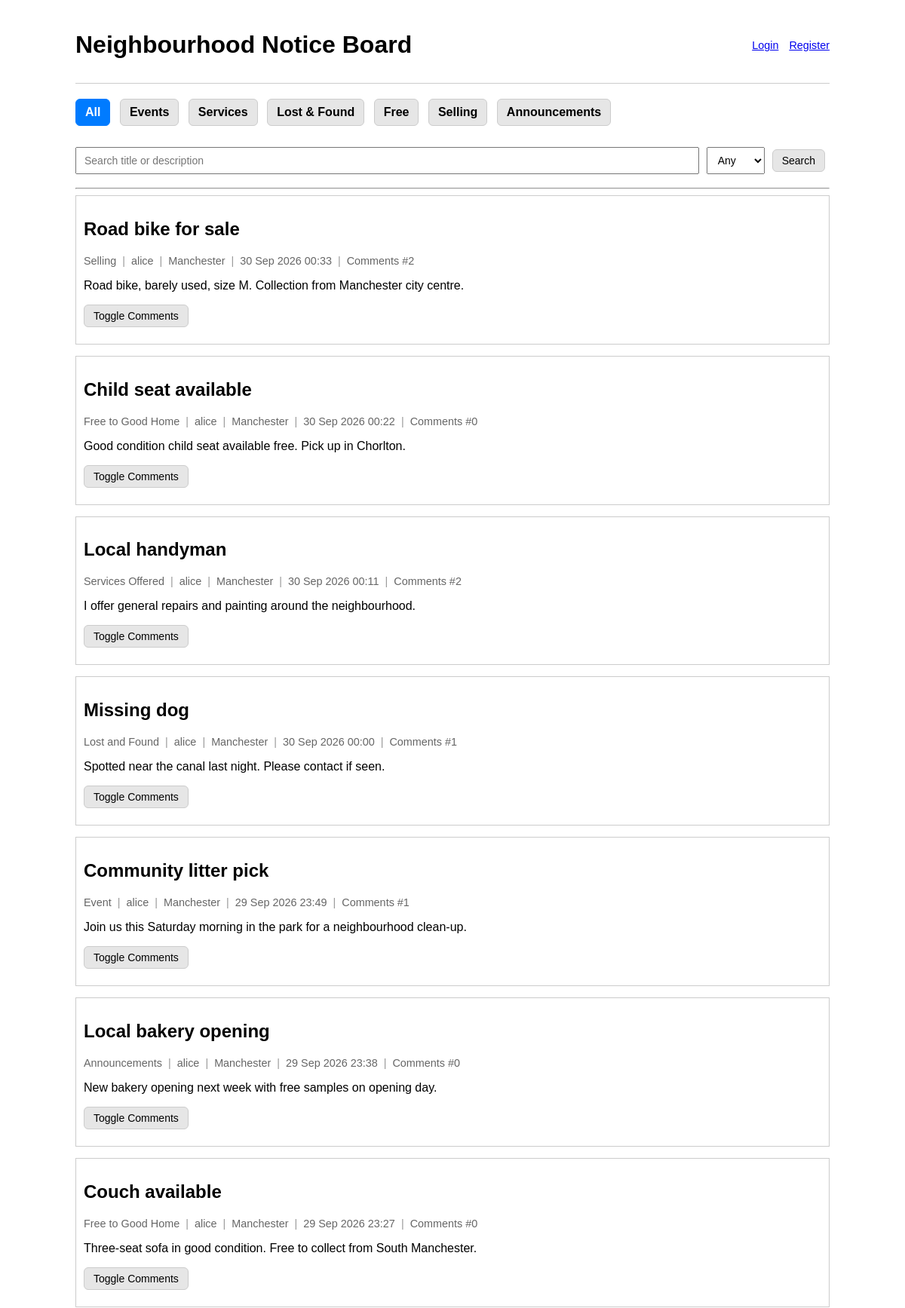
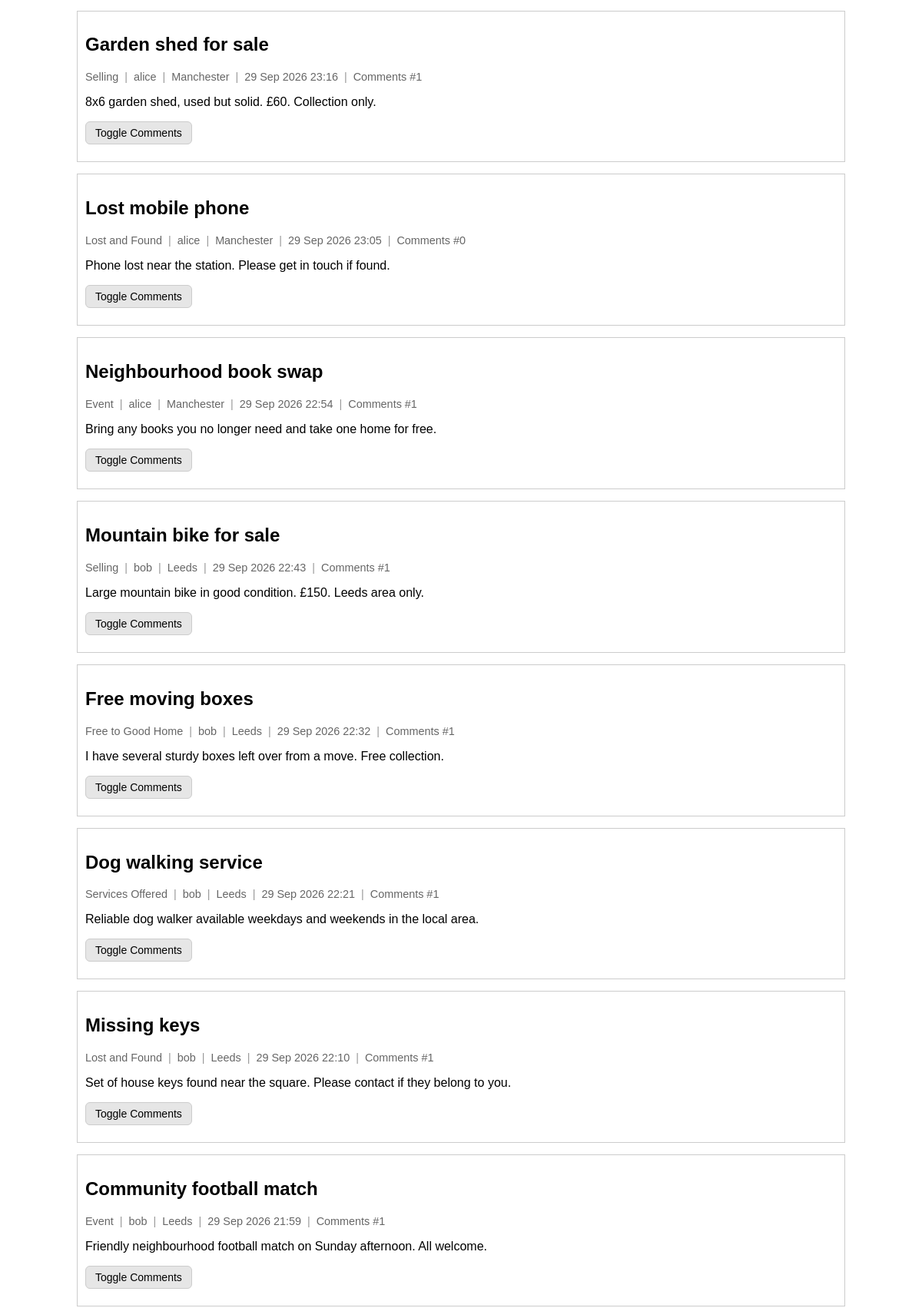
The page / (upper part) on the database its author committed (2 pictures, top to bottom).
### models/models.py (models this page shows)
class Post(db.Model):
    id = db.Column(db.Integer, primary_key=True)
    title = db.Column(
        db.String(200),
        nullable=False
    )
    body = db.Column(
        db.Text,
        nullable=False
    )
    category = db.Column(
        db.String(50),
        nullable=False
    )
    location = db.Column(
        db.String(120),
        nullable=False,
        default="Unknown"
    )
    visibility = db.Column(
        db.String(20),
        nullable=False,
        default="public"
    )
    comments_enabled = db.Column(
        db.Boolean,
        nullable=False,
        default=False
    )
    created_at = db.Column(
        db.DateTime,
        default=datetime.utcnow
    )
    author_id = db.Column(
        db.Integer,
        db.ForeignKey("user.id"),
        nullable=False
    )
    picks = db.relationship(
        "PostPick",
        backref="post",
        lazy=True,
        cascade="all, delete-orphan"
    )
    comments = db.relationship(
        "Comment",
        backref="post",
        lazy=True,
        cascade="all, delete-orphan"
    )

class User(UserMixin, db.Model):
    id = db.Column(db.Integer, primary_key=True)
    username = db.Column(
        db.String(80),
        unique=True,
        nullable=False
    )
    password_hash = db.Column(
        db.String(255),
        nullable=False
    )
    default_location = db.Column(
        db.String(120),
        nullable=False,
        default="Unknown"
    )
    created_at = db.Column(
        db.DateTime,
        default=datetime.utcnow,
        nullable=False
    )
    last_login = db.Column(
        db.DateTime,
        nullable=True
    )
    security_question = db.Column(
        db.String(255),
        nullable=False
    )
    security_answer_hash = db.Column(
        db.String(255),
        nullable=False
    )
    posts = db.relationship(
        "Post",
        backref="author",
        lazy=True
    )
    picked_posts = db.relationship(
        "PostPick",
        backref="user",
        lazy=True,
        cascade="all, delete-orphan"
    )
    comments = db.relationship(
        "Comment",
        backref="author",
        lazy=True,
        cascade="all, delete-orphan"
    )

### app.py (the view, shortened to what this page needs)
@app.route("/")
def home():
    selected_category = request.args.get("category")
    picked_filter = request.args.get("picked")
    search_text = request.args.get("search", "").strip()
    distance = request.args.get("distance", "Any")
    query = Post.query
    if selected_category:
        query = query.filter(Post.category == selected_category)
    posts = query.order_by(Post.created_at.desc()).all()
    if current_user.is_authenticated and distance != "Any":
        user_loc = current_user.default_location
        posts = [
            post for post in posts
            if post_is_within_distance(post.location, user_loc, distance)
        ]
    picked_post_ids = []
    if current_user.is_authenticated:
        picked_post_ids = [p.post_id for p in current_user.picked_posts]
    return render_template(
        "index.html",
        posts=posts,
        selected_category=selected_category,
        picked_filter=bool(picked_filter == "1"),
        picked_post_ids=picked_post_ids,
        search_text=search_text,
        distance=distance
    )

### templates/index.html (shortened to what this page needs)
{% extends "base.html" %}
{% block content %}
<div class="menu">
    <a href="/" class="{% if not selected_category and not picked_filter %}active{% endif %}">All</a>
    <a href="/?category=Event" class="{% if selected_category == 'Event' %}active{% endif %}">Events</a>
    <a href="/?category=Services Offered" class="{% if selected_category == 'Services Offered' %}active{% endif %}">Services</a>
    <a href="/?category=Lost and Found" class="{% if selected_category == 'Lost and Found' %}active{% endif %}">Lost & Found</a>
    <a href="/?category=Free to Good Home" class="{% if selected_category == 'Free to Good Home' %}active{% endif %}">Free</a>
    <a href="/?category=Selling" class="{% if selected_category == 'Selling' %}active{% endif %}">Selling</a>
    <a href="/?category=Announcements" class="{% if selected_category == 'Announcements' %}active{% endif %}">Announcements</a>
</div>
<form method="get" class="search-bar">
    <input
        type="text"
        name="search"
        value="{{ search_text }}"
        placeholder="Search title or description"
    >
    <select name="distance">
        <option value="Any" {% if distance == 'Any' %}selected{% endif %}>Any</option>
    </select>
    <button type="submit" class="post-button">Search</button>
</form>
<hr>
{% for post in posts %}
    <div class="post">
        <h2>{{ post.title }}</h2>
        <div class="post-meta">
            <span>{{ post.category }}</span>
            <span class="meta-separator">|</span>
            <span>{{ post.author.username }}</span>
            <span class="meta-separator">|</span>
            <span>{{ post.location }}</span>
            <span class="meta-separator">|</span>
            <span>{{ post.created_at.strftime('%d %b %Y %H:%M') }}</span>
            <span class="meta-separator">|</span>
            <span>Comments #{{ post.comments|length }}</span>
        </div>
        <p>{{ post.body }}</p>
        <div class="post-actions">
            <button
                type="button"
                class="post-button"
                onclick="toggleComments({{ post.id }})"
            >
                Toggle Comments
            </button>
        </div>
    </div>
{% endfor %}
{% endblock %}

### templates/base.html (shortened to what this page needs)
<!DOCTYPE html>
<html>
<head>
</head>
<body>
    <div class="topbar">
        <h1>Neighbourhood Notice Board</h1>
        <div class="user-info">
            {% if current_user.is_authenticated %}
                Logged in as <strong>{{ current_user.username }}</strong>
                <a href="{{ url_for('create_post') }}">New Post</a>
                <a href="{{ url_for('account') }}">My Account</a>
                <a href="{{ url_for('logout') }}">Logout</a>
            {% else %}
                <a href="{{ url_for('login') }}">Login</a>
                <a href="{{ url_for('register') }}">Register</a>
            {% endif %}
        </div>
    </div>
    {% block content %}
    {% endblock %}
</body>
</html>

### templates/base.html (style rules this page uses)
body { font-family: Arial, sans-serif; max-width: 1000px; margin: auto; padding: 20px; }
.topbar { display: flex; justify-content: space-between; align-items: center; margin-bottom: 20px; padding-bottom: 10px; border-bottom: 1px solid #ccc; }
.menu { margin-bottom: 20px; }
.menu a { display: inline-block; padding: 8px 12px; margin-right: 8px; margin-bottom: 8px; background: #e6e6e6; border: 1px solid #ccc; border-radius: 6px; text-decoration: none; color: black; font-weight: bold; transition: all 0.2s ease; }
.menu a.active { background: #007bff; border-color: #007bff; color: white; }
.post { border: 1px solid #ccc; margin-bottom: 15px; padding: 10px; }
.post-button { display: inline-block; box-sizing: border-box; padding: 6px 12px; margin-right: 6px; background: #e6e6e6; border: 1px solid #ccc; border-radius: 6px; text-decoration: none; color: black; font-family: Arial, sans-serif; font-size: 14px; line-height: normal; cursor: pointer; vertical-align: middle; appearance: none; -webkit-appearance: none; }
.user-info { font-size: 0.9em; }
.user-info a { margin-left: 10px; }
.post-meta { display: flex; flex-wrap: wrap; align-items: center; gap: 8px; font-size: 0.9em; color: #666; margin-bottom: 10px; }
.meta-separator { color: #999; }
.post-actions { display: flex; flex-wrap: wrap; align-items: center; gap: 10px; margin-top: 12px; margin-bottom: 12px; }
.search-bar { display: flex; gap: 10px; align-items: center; margin: 12px 0 18px 0; }
.search-bar input, .search-bar select { padding: 8px 10px; font-size: 14px; }
.search-bar input { flex: 1; }

### rows shown on the page
Post: title "Road bike for sale", category "Selling", author.username "alice", location "Manchester", created_at "30 Sep 2026 00:33", comments|length "2", body "Road bike, barely used, size M. Collection from Manchester city centre."
Post: title "Child seat available", category "Free to Good Home", author.username "alice", location "Manchester", created_at "30 Sep 2026 00:22", comments|length "0", body "Good condition child seat available free. Pick up in Chorlton."
Post: title "Local handyman", category "Services Offered", author.username "alice", location "Manchester", created_at "30 Sep 2026 00:11", comments|length "2", body "I offer general repairs and painting around the neighbourhood."
Post: title "Missing dog", category "Lost and Found", author.username "alice", location "Manchester", created_at "30 Sep 2026 00:00", comments|length "1", body "Spotted near the canal last night. Please contact if seen."
Post: title "Community litter pick", category "Event", author.username "alice", location "Manchester", created_at "29 Sep 2026 23:49", comments|length "1", body "Join us this Saturday morning in the park for a neighbourhood clean-up."
Post: title "Local bakery opening", category "Announcements", author.username "alice", location "Manchester", created_at "29 Sep 2026 23:38", comments|length "0", body "New bakery opening next week with free samples on opening day."
Post: title "Couch available", category "Free to Good Home", author.username "alice", location "Manchester", created_at "29 Sep 2026 23:27", comments|length "0", body "Three-seat sofa in good condition. Free to collect from South Manchester."
Post: title "Garden shed for sale", category "Selling", author.username "alice", location "Manchester", created_at "29 Sep 2026 23:16", comments|length "1", body "8x6 garden shed, used but solid. £60. Collection only."
Post: title "Lost mobile phone", category "Lost and Found", author.username "alice", location "Manchester", created_at "29 Sep 2026 23:05", comments|length "0", body "Phone lost near the station. Please get in touch if found."
Post: title "Neighbourhood book swap", category "Event", author.username "alice", location "Manchester", created_at "29 Sep 2026 22:54", comments|length "1", body "Bring any books you no longer need and take one home for free."
Post: title "Mountain bike for sale", category "Selling", author.username "bob", location "Leeds", created_at "29 Sep 2026 22:43", comments|length "1", body "Large mountain bike in good condition. £150. Leeds area only."
Post: title "Free moving boxes", category "Free to Good Home", author.username "bob", location "Leeds", created_at "29 Sep 2026 22:32", comments|length "1", body "I have several sturdy boxes left over from a move. Free collection."
Post: title "Dog walking service", category "Services Offered", author.username "bob", location "Leeds", created_at "29 Sep 2026 22:21", comments|length "1", body "Reliable dog walker available weekdays and weekends in the local area."
Post: title "Missing keys", category "Lost and Found", author.username "bob", location "Leeds", created_at "29 Sep 2026 22:10", comments|length "1", body "Set of house keys found near the square. Please contact if they belong to you."
Post: title "Community football match", category "Event", author.username "bob", location "Leeds", created_at "29 Sep 2026 21:59", comments|length "1", body "Friendly neighbourhood football match on Sunday afternoon. All welcome."
